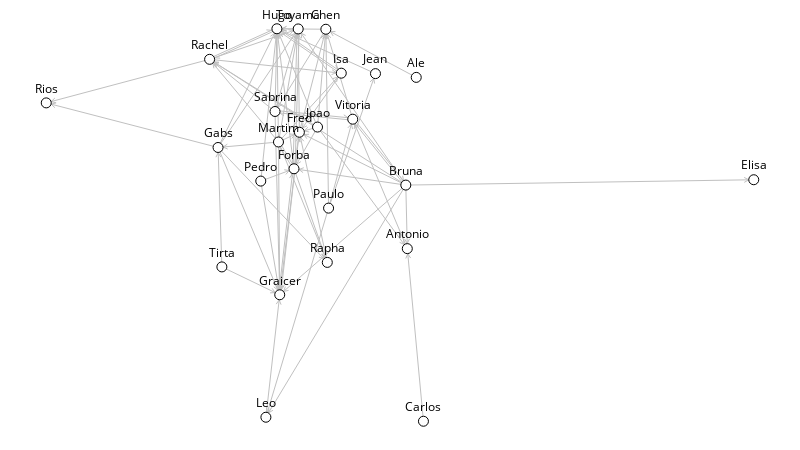

This figure's notebook cell:
### Markdown cell above
## One-mode

### Code cell
om = sn.load_graph('one-mode.gml')

sn.show_graph(om, nlab=True)

### Figure 1 — Plotly figure (JSON) as saved in the notebook; plotly's stock layout.template omitted (floating-point values rounded to 4 significant figures; data arrays with more than 128 entries replaced by an {"elided": "..."} marker saying what was removed)
{"data": [{"hoverinfo": "none", "line": {"color": "rgb(192, 192, 192)", "width": 1}, "mode": "lines", "type": "scatter", "uid": "b2e5c28c-d341-11e8-ac14-5cc9d35576a8", "x": {"elided": "678 float values"}, "y": {"elided": "678 float values"}}, {"hoverinfo": "none", "marker": {"color": "rgb(255, 255, 255)", "line": {"color": "rgb(0, 0, 0)", "width": 1}, "size": 10}, "mode": "markers+text", "text": ["Rachel", "Jean", "Bruna", "Leo", "Joao", "Rapha", "Carlos", "Fred", "Toyama", "Vitoria", "Hugo", "Gabs", "Elisa", "Paulo", "Sabrina", "Forba", "Rios", "Ale", "Graicer", "Antonio", "Martim", "Pedro", "Isa", "Chen", "Tirta"], "textfont": {"color": "rgb(0, 0, 0)"}, "textposition": "top center", "type": "scatter", "uid": "b2e5c28d-d341-11e8-ac14-5cc9d35576a8", "x": [0.2309, 0.4653, 0.5082, 0.3105, 0.3834, 0.3972, 0.5331, 0.3578, 0.3561, 0.4332, 0.326, 0.2428, 1, 0.399, 0.3233, 0.3502, 0, 0.523, 0.33, 0.5103, 0.3282, 0.3032, 0.417, 0.3952, 0.2482], "y": [0.9221, 0.8857, 0.6017, 0.01021, 0.7495, 0.4047, 0, 0.7363, 0.9995, 0.7696, 1, 0.6975, 0.6153, 0.543, 0.7892, 0.6432, 0.8111, 0.8761, 0.3222, 0.4398, 0.7115, 0.6119, 0.8868, 0.9987, 0.3932]}], "layout": {"height": 450, "margin": {"b": 0, "l": 0, "r": 0, "t": 0}, "showlegend": false, "width": 800, "xaxis": {"showgrid": false, "showticklabels": false, "zeroline": false}, "yaxis": {"showgrid": false, "showticklabels": false, "zeroline": false}}}
